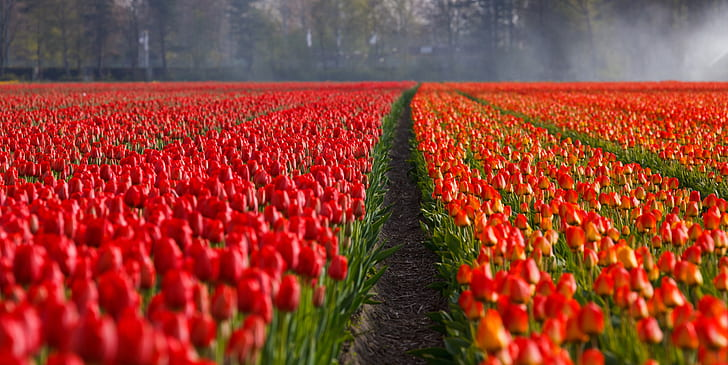
#> input picture images/gray-world-failure.jpeg, 728 x 365 px
$ jupyter execute --allow-errors cv1-lab-1.ipynb
#> lines starting #> are read from the running program, lines starting #| are printed output that depends on the picture
#> further down, image is the input picture: shape (365, 728, 3); mean B, G, R 48.8, 64.1, 146.9
<center>  </center>

<br><br>

<center>
    <font size="6">Lab 1: Colour, Intrinsic Image Decomposition & Photometric Stereo</font>
</center>
<center>
    <font size="4">Computer Vision 1 University of Amsterdam</font>
</center>
<center>
    <font size="4">Due 23:59, September 13, 2024 (Amsterdam time)</font>
</center>
<center>
    <font size="4"><b>TA's: Xiaoyan, Floris, Adrian</b></font>
</center>

<br><br>

***

<br><br>

<center>

Student1 ID:  \
Student1 Name:

Student2 ID: \
Student2 Name:

Student3 ID: \
Student3 Name:

( Student4 ID: \
Student4 Name: )

</center>

### **Import Libraries**

[cell 1]
import sys

if sys.version_info[0] < 3:
    raise Exception("Python 3 or a more recent version is required.")

[cell 2]
# environment and libraries
import os
import glob
import numpy as np
import random
import cv2
import matplotlib
import matplotlib.pyplot as plt

import warnings
warnings.simplefilter(action = "ignore", category = RuntimeWarning)
warnings.simplefilter(action = "ignore", category = UserWarning)

from mpl_toolkits.mplot3d import Axes3D

#> (a cell that did not finish here is left out)

### **Instructions**

Your code and discussion must be handed in this jupyter notebook, renamed to **StudentID1_StudentID2_StudentID3.ipynb** before the deadline by submitting it to the Canvas Lab 1 Assignment. Please also fill out your names and ID's above.

For full credit, make sure your notebook follows these guidelines:
- It is mandatory to **use the Python environment provided** with the assignment; the environment specifies the package versions that have to be used to prevent the use of particular functions. Using different packages versions may lead to grade deduction. In the Python cell above you can check whether your environment is set up correctly.
- To install the environment with the right package versions, use the following command in your terminal: ```conda env create --file=cv1_environment.yaml```, then activate the environment using the command ```conda activate cv1```.
- Do not use additional packages or materials that have not been provided or explicitly mentioned.
- Please express your thoughts **concisely**. The number of words does not necessarily correlate with how well you understand the concepts.
- Answer all given questions and sub-questions.
- Try to understand the problem as much as you can. When answering a question, give evidences (qualitative and/or quantitative results, references to papers, figures etc.) to support your arguments. Note that not everything might be explicitly asked for and you are expected to think about what might strengthen you arguments and make the notebook self-contained and complete.
- Tables and figures must be accompanied by a **brief** description. Do not forget to add a number, a title, and if applicable name and unit of variables in a table, name and unit of axes and legends in a figure.

__Note:__ A more complete overview of the lab requirements can be found in the Course Manual on Canvas

Late submissions are not allowed. Assignments that are submitted after the strict deadline will not be graded. In case of submission conflicts, TAs’ system clock is taken as reference. We strongly recommend submitting well in advance, to avoid last minute system failure issues.

Plagiarism note: Keep in mind that plagiarism (submitted materials which are not your work) is a serious crime and any misconduct shall be punished with the university regulations. This includes the use of generative tools such as ChatGPT.

**ENSURE THAT YOU SAVE ALL RESULTS / ANSWERS ON THE QUESTIONS (EVEN IF YOU RE-USE SOME CODE).**

### **Overview**

- [Section 1: Colour Spaces (13 points)](#section-1)
  - [Question 1 (2 points)](#question-1)
  - [Question 2 (6 points)](#question-2)
  - [Question 3 (2 points)](#question-3)
  - [Question 4 (2 points)](#question-4)
  - [Question 5 (1 point)](#question-5)
- [Section 2: Colour Constancy (13 points)](#section-2)
  - [Question 6 (8 points)](#question-6)
  - [Question 7 (2 points)](#question-7)
  - [Question 8 (3 points)](#question-8)
- [Section 3: Intrinsic Image Decomposition (14 points)](#section-3)
  - [Question 9 (2 points)](#question-9)
  - [Question 10 (2 points)](#question-10)
  - [Question 11 (4 points)](#question-11)
  - [Question 12 (2 points)](#question-12)
  - [Question 13 (2 points)](#question-13)
  - [Question 14 (2 points)](#question-14)
- [Section 4: Photometric Stereo (60 points)](#section-4)
  - [Question 15 (4 points)](#question-15)
  - [Question 16 (2 points)](#question-16)
  - [Question 17 (1 point)](#question-17)
  - [Question 18 (2 points)](#question-18)
  - [Question 19 (2 points)](#question-19)
  - [Question 20 (5 points)](#question-20)
  - [Question 21 (3 points)](#question-21)
  - [Question 22 (6 points)](#question-22)
  - [Question 23 (2 points)](#question-23)
  - [Question 24 (2 points)](#question-24)
  - [Question 25 (3 points)](#question-25)
  - [Question 26 (2 points)](#question-26)
  - [Question 27 (2 points)](#question-27)
  - [Question 28 (5 points)](#question-28)
  - [Question 29 (2 points)](#question-29)
  - [Question 30 (2 points)](#question-30)
  - [Question 31 (4 points)](#question-31)
  - [Question 32 (1 point)](#question-32)
  - [Question 33 (2 points)](#question-33)
  - [Question 34 (2 points)](#question-34)
  - [Question 35 (1 point)](#question-35)
  - [Question 36 (4 points)](#question-36)
  - [Question 37 (1 point)](#question-37)
- [Section X: Individual Contribution Report (Mandatory)](#section-x)

<a id="section-1"></a>
### **Section 1: Colour Spaces**

In this part of the assignment, you will study the different colour spaces for image representations and experiment how to convert a given RGB image to a specific colour space

<a id="question-1"></a>
#### <font color='#FF0000'>Question 1 (2 points)</font>

Why do we use the RGB color model as the basis for our digital cameras and photography? How does a standard digital camera capture a full RGB color image?

##### <font color='yellow'>Answer:</font>

>*Write your answer here.*

<a id="question-2"></a>
#### <font color='#FF0000'>Question 2 (6 points)</font>

Create a function to convert an RGB image into various color spaces using the provided `convert_colour_space()` function and other sub-functions.

**Color Spaces to Convert:**

1. **Grayscale**

   Convert the RGB image into grayscale using 3 different methods mentioned in [John D. Cook's blog](https://www.johndcook.com/blog/2009/08/24/algorithms-convert-color-grayscale/). Additionally, check and report which method OpenCV uses for grayscale conversion, include it as well, and visualize all 4 methods in the same figure.

2. **Opponent Color Space**

   $\begin{pmatrix}
   O_1 \\
   O_2 \\
   O_3
   \end{pmatrix}$ = $\begin{pmatrix}
   \frac{R-G}{\sqrt{2}} \\
   \frac{R+G-2B}{\sqrt{6}} \\
   \frac{R+G+B}{\sqrt{3}}
   \end{pmatrix}$

3. **Normalized RGB (rgb) Color Space**

   $\begin{pmatrix}
   r \\
   g \\
   b
   \end{pmatrix}$ = $\begin{pmatrix}
   \frac{R}{R+G+B} \\
   \frac{G}{R+G+B} \\
   \frac{B}{R+G+B}
   \end{pmatrix}$

4. **HSV Color Space**

   Convert the RGB image into HSV Color Space using OpenCV’s built-in function *cv2.cvtColor(img, cv2.RGB2HSV)*.

5. **YCbCr Color Space**

   Convert the RGB image into YCbCr Color Space using OpenCV’s built-in function *cv2.cvtColor(img, cv2.RGB2YCrCb)*. Arrange the channels in $Y, C_b,$ and $C_r$ order.

**Note:**

- Ensure you understand the data types and ranges required by the Python conversion and image displaying functions. This usually means [0, 1] for float datatype or [0, 255] for integer datatype. Explicitly change the datatype if necessary.

- Each color space may have its own visualization requirements. For instance, think about how to meaningfully visualize the H, S, and V channels. Ensure each channel is visualized in an RGB manner where applicable.

**Extra:** It might be interesting to visualize the image in its original color space (RGB) as well.

[cell 4]
# [31 lines left out: function convert_rgb_to_grays, not called in this run]

[cell 5]
# [15 lines left out: function convert_rgb_to_opponent, not called in this run]

[cell 6]
# [15 lines left out: function convert_rgb_to_normedrgb, not called in this run]

#> (a cell that did not finish here is left out)

<a id="question-3"></a>
#### <font color='#FF0000'>Question 3 (2 points)</font>

Visualize the image in each new color space and its individual channels separately within the same figure. For example, for the HSV color space, visualize the converted HSV image and its Hue, Saturation, and Value channels separately (4 images in 1 figure). Ensure that the channel visualizations are **meaningful**.

The function `visualize_colourspace` below needs to be completed.

#> (a cell that did not finish here is left out)

[cell 9]
# Load and convert the image to RGB
image = cv2.imread('images/beehive_house.jpg')
#> (the rest of this cell did not finish here and is left out)

<a id="question-4"></a>
#### <font color='#FF0000'>Question 4 (2 points)</font>

Explain each of the above 5 colour spaces and their properties. What are the benefits of using a different colour space other than RGB? Provide reasons for each of the above cases. You can include your observations from the visualizations.

##### <font color='yellow'>Answer:</font>

>*Write your answer here.*

<a id="question-5"></a>
#### <font color='#FF0000'>Question 5 (1 point)</font>

Find one more colour space from the literature, briefly explain its properties and give a use case.

##### <font color='yellow'>Answer:</font>

>*Write your answer here.*

<a id="section-2"></a>
### **Section 2: Colour Constancy**

Colour constancy is the ability to perceive the colors of objects consistently, regardless of the color of the light source. The goal of color constancy algorithms is to estimate the light source's illuminant and then correct the image so that it appears as if taken under a canonical (white) light source. In digital cameras, the automatic white balance (AWB) function performs this task to ensure images look natural.

In this part of the assignment, you will implement the well-known Grey-World Algorithm, a fundamental color constancy algorithm. This algorithm operates under the assumption that, under white light, the average color in a scene should be grey ([128, 128, 128]).

For more information, refer to the [Grey World algorithm on Wikipedia.](https://en.wikipedia.org/wiki/Color_normalization#Grey_world)

<a id="question-6"></a>
#### <font color='#FF0000'>Question 6 (8 points)</font>

Complete the function `apply_grey_world_algorithm` to apply color correction to an RGB image using the Grey-World algorithm.

Display the original image and the color-corrected one on the same figure. Use the `beehive_house.jpg` image to test your algorithm. You should see that the reddish color cast on the image is removed, making it look more natural.

***Note:*** You do not need to apply any pre or post-processing steps. For the calculation or processing, you are not allowed to use any available code or any dedicated library function except *standard Numpy functions*.

[cell 10]
def apply_grey_world_algorithm(awb_img):
    """
    Apply the Grey-World algorithm to correct the color balance of an RGB image.

    This function assumes that under a white light source, the average color in a scene should be grey.
    It corrects the image by scaling each channel so that the mean of each channel is equal.

    Args:
        awb_img: RGB image to be color corrected

    Returns:
        gw_img: Color corrected image using the Grey-World algorithm
    """
    import math

    r_avg = awb_img[:, :, 0].mean()
#> r_avg = 146.9
    g_avg = awb_img[:, :, 1].mean()
#> g_avg = 64.12
    b_avg = awb_img[:, :, 2].mean()
#> b_avg = 48.78
    gray_world = 128

    target_gray_value = (r_avg + g_avg + b_avg) / 3
#> target_gray_value = 86.6

    if target_gray_value == 128 or target_gray_value == 127:
        gw_img = awb_img
        pass
    else:
        r_scale = gray_world - r_avg
#> r_scale = -18.91
        g_scale = gray_world - g_avg
#> g_scale = 63.88
        b_scale = gray_world - b_avg
#> b_scale = 79.22

        r_new = np.clip(r_scale + awb_img[:, :, 0], 0, 255)/255
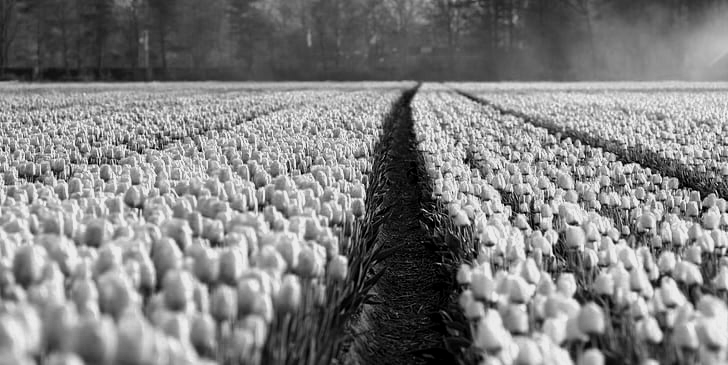
#> r_new: shape (365, 728) float64; min 0, max 0.926, mean 0.502
        g_new = np.clip(g_scale + awb_img[:, :, 1], 0, 255)/255
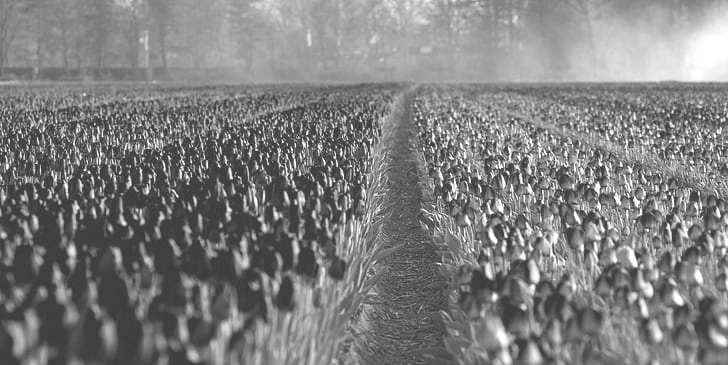
#> g_new: shape (365, 728) float64; min 0.251, max 1, mean 0.501
        b_new = np.clip(b_scale + awb_img[:, :, 2], 0, 255)/255
        gw_img = np.array([r_new, g_new, b_new]).transpose(1, 2, 0)
#> (the rest of the program and of its run is left out)
